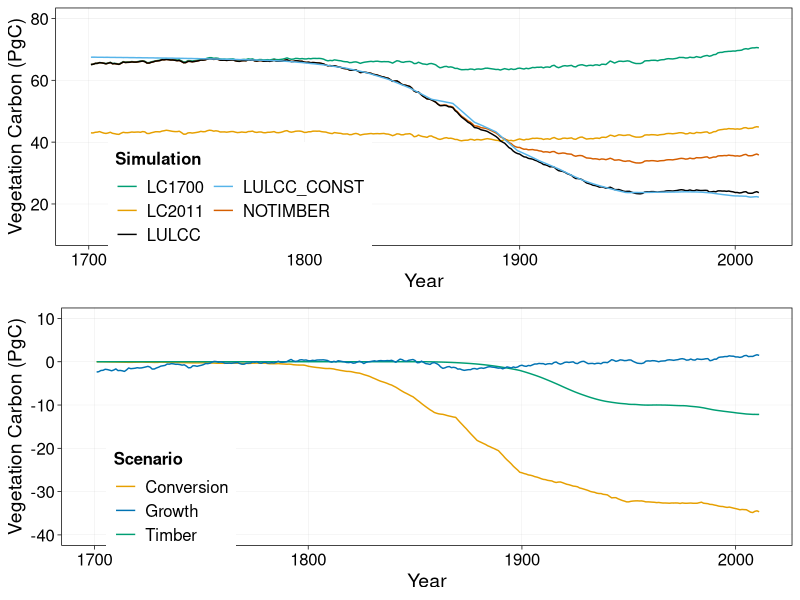

Write R code to recreate this figure.

### read in files
vegcDF <- read.csv("input/VEGC.csv")

### plotting settings
# two nice color palette for color blind
# The palette with grey:
cbPalette <- c("#999999", "#E69F00", "#56B4E9",
               "#009E73", "#F0E442", "#0072B2", "#D55E00", "#CC79A7")

# The palette with black:
cbbPalette <- c("#000000", "#E69F00", "#56B4E9", 
                "#009E73", "#F0E442", "#0072B2", "#D55E00", "#CC79A7")

require(ggplot2)
require(gridExtra)


## Plot Veg C
p1 <- ggplot(vegcDF) +
    geom_line(aes(x=year, y=LC1700/1000, col="LC1700")) +
    geom_line(aes(x=year, y=LC2011/1000, col="LC2011")) +
    geom_line(aes(x=year, y=LCLUC_NOTIMBER/1000, col="NOTIMBER")) +
    geom_line(aes(x=year, y=LCLUC_2011/1000, col="LULCC")) +
    geom_line(aes(x=year, y=LCLUC_CONST/1000, col="LULCC_CONST")) +
    theme_linedraw() +
    theme(panel.grid.minor=element_blank(),
          axis.text=element_text(size=12),
          axis.title=element_text(size=14),
          legend.text=element_text(size=12),
          legend.title=element_text(size=12, face="bold"),
          legend.position=c(0.25,0.2),
          legend.background = element_rect(size=0.5, linetype="solid"),
          panel.grid.major=element_line(color="grey")) +
    ylim(10, 80) + 
    xlim(1700, 2011) +
    guides(col=guide_legend(ncol=2)) +
    labs(x="Year", y="Vegetation Carbon (PgC)") +
    scale_colour_manual(name="Simulation", 
                        values = c("LC1700" = cbbPalette[4], "LC2011" = cbbPalette[2], 
                                   "NOTIMBER" = cbbPalette[7],
                                   "LULCC" = cbbPalette[1], "LULCC_CONST" = cbbPalette[3]))

### Disturbance effect on veg C
p2 <- ggplot(vegcDF) +
    geom_line(aes(x=year, y=Conversion.Effect, col="Conversion")) +
    geom_line(aes(x=year, y=Timber.Effect, col="Timber")) +
    geom_line(aes(x=year, y=Growth.Enhancements, col="Growth")) +
    theme_linedraw() +
    theme(panel.grid.minor=element_blank(),
          axis.text=element_text(size=12),
          axis.title=element_text(size=14),
          legend.text=element_text(size=12),
          legend.title=element_text(size=12, face="bold"),
          legend.position=c(0.15,0.2),
          legend.background = element_rect(size=0.5, linetype="solid"),
          panel.grid.major=element_line(color="grey")) +
    ylim(-40, 10) + 
    xlim(1700, 2011) +
    labs(x="Year", y="Vegetation Carbon (PgC)") +
    scale_colour_manual(name="Scenario", 
                        values = c("Conversion" = cbbPalette[2], "Timber" = cbbPalette[4], 
                                   "Growth" = cbbPalette[6]))
pdf("Figure1.pdf")
grid.arrange(p1, p2, ncol=1)
dev.off()
